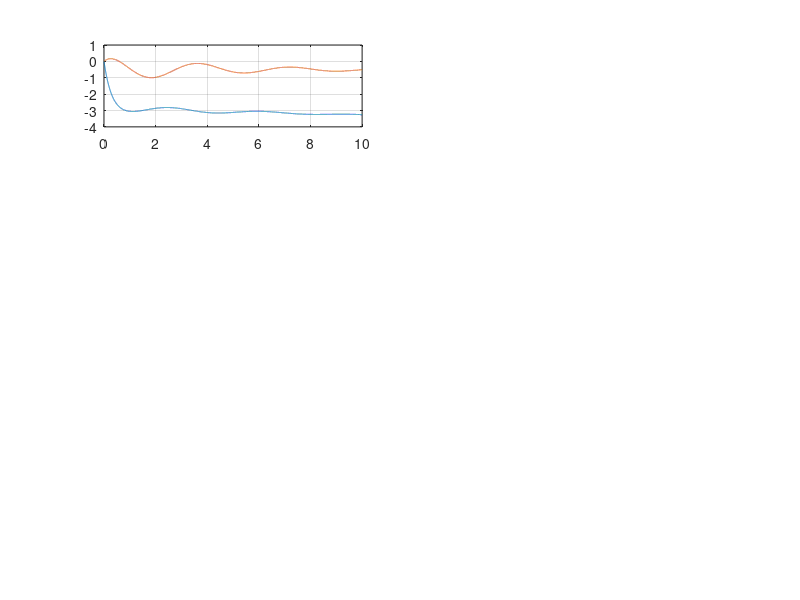
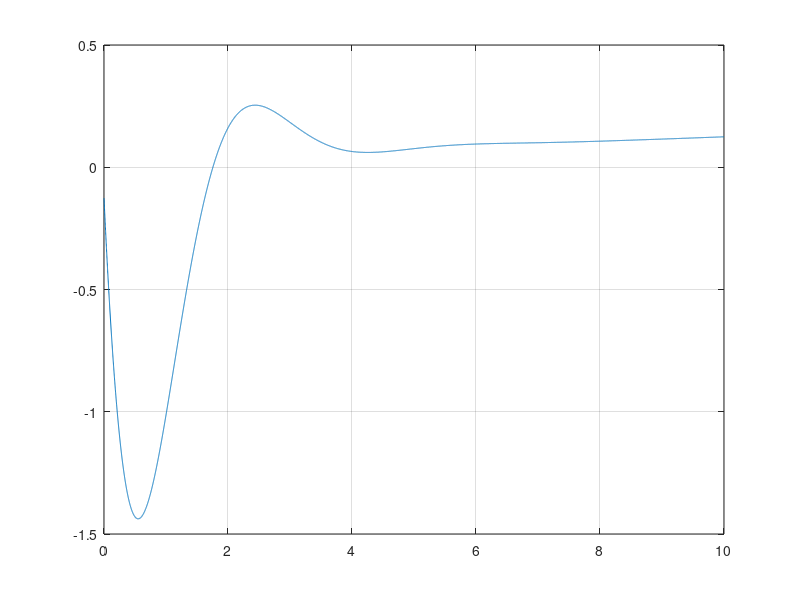

The MATLAB script that drew these images, in order:
% Citation 550 - Linear simulation

% xcg = 0.25*c

% Stationary flight condition

hp0    = 5030*0.3048;      	  % pressure altitude in the stationary flight condition [m]
V0     = 77;            % true airspeed in the stationary flight condition [m/sec]
alpha0 = 1.6;       	      % angle of attack in the stationary flight condition [rad]
th0    = alpha0;        % pitch angle in the stationary flight condition [rad]

% Aircraft mass
%m      = 6720 ;         	  % mass [kg] Nuestro
m      =  6689.13;         	  % mass [kg] Reference


% aerodynamic properties
e      = 0.8;            % Oswald factor [ ]
CD0    = 0.04;            % Zero lift drag coefficient [ ]
CLa    = 5.084;            % Slope of CL-alpha curve [ ]

% Longitudinal stability
Cma    = -0.5626;            % longitudinal stabilty [ ]
Cmde   = -1.1642;            % elevator effectiveness [ ]

% Aircraft geometry

S      = 30.00;	          % wing area [m^2]
Sh     = 0.2*S;           % stabiliser area [m^2]
Sh_S   = Sh/S;	          % [ ]
lh     = 0.71*5.968;      % tail length [m]
c      = 2.0569;	  % mean aerodynamic cord [m]
lh_c   = lh/c;	          % [ ]
b      = 15.911;	  % wing span [m]
bh     = 5.791;	          % stabilser span [m]
A_asym      = b^2/S;           % wing aspect ratio [ ]
Ah     = bh^2/Sh;         % stabilser aspect ratio [ ]
Vh_V   = 1;		  % [ ]
ih     = -2*pi/180;       % stabiliser angle of incidence [rad]

% Constant values concerning atmosphere and gravity

rho0   = 1.2250;          % air density at sea level [kg/m^3] 
lambda = -0.0065;         % temperature gradient in ISA [K/m]
Temp0  = 288.15;          % temperature at sea level in ISA [K]
R      = 287.05;          % specific gas constant [m^2/sec^2K]
g      = 9.81;            % [m/sec^2] (gravity constant)

rho    = rho0*((1+(lambda*hp0/Temp0)))^(-((g/(lambda*R))+1));   % [kg/m^3]  (air density)
W      = m*g;				                        % [N]       (aircraft weight)

% Constant values concerning aircraft inertia

muc    = m/(rho*S*c);
mub    = m/(rho*S*b);
KX2    = 0.019;
KZ2    = 0.042;
KXZ    = 0.002;
KY2    = 1.25*1.114;

% Aerodynamic constants

Cmac   = 0;                     % Moment coefficient about the aerodynamic centre [ ]
CNwa   = CLa;   		        % Wing normal force slope [ ]
CNha   = 2*pi*Ah/(Ah+2);        % Stabiliser normal force slope [ ]
depsda = 4/(A_asym+2);               % Downwash gradient [ ]

% Lift and drag coefficient

CL = 2*W/(rho*V0^2*S);               % Lift coefficient [ ]
CD = CD0 + (CLa*alpha0)^2/(pi*A_asym*e);  % Drag coefficient [ ]

% Stabiblity derivatives

CX0    = W*sin(th0)/(0.5*rho*V0^2*S);
CXu    = -0.02792;
CXa    = -0.47966;
CXadot = +0.08330;
CXq    = -0.28170;
CXde   = -0.03728;

CZ0    = -W*cos(th0)/(0.5*rho*V0^2*S);
CZu    = -0.37616;
CZa    = -5.74340;
CZadot = -0.00350;
CZq    = -5.66290;
CZde   = -0.69612;

Cmu    = +0.06990;
Cmadot = +0.17800;
Cmq    = -8.79415;

CYb    = -0.7500;
CYbdot =  0     ;
CYp    = -0.0304;
CYr    = +0.8495;
CYda   = -0.0400;
CYdr   = +0.2300;

Clb    = -0.10260;
Clp    = -0.71085;
Clr    = +0.23760;
Clda   = -0.23088;
Cldr   = +0.03440;

Cnb    =  +0.1348;
Cnbdot =   0     ;
Cnp    =  -0.0602;
Cnr    =  -0.2061;
Cnda   =  -0.0120;
Cndr   =  -0.0939;


%%% Symmetric

C1_sym = [-2*muc*c/(V0*V0), 0, 0, 0,;
      0, (CZadot - 2*muc)*c/V0, 0, 0;
      0, 0, -c/V0, 0;
      0, Cmadot*c/V0, 0, -2*muc*KY2*c*c/(V0*V0)];


C2_sym = [CXu/V0, CXa, CZ0, CXq*c/V0;
      CZu/V0, CZa, -CX0, (CZq + 2*muc)*c/V0;
      0,0,0,c/V0;
      Cmu/V0, Cma, 0, Cmq*c/V0];


C3_sym = [CXde;
      CZde;
      0;
      Cmde];

A_sym = -inv(C1_sym)*C2_sym;
B_sym = -inv(C1_sym)*C3_sym;

%%% Unsymmetric

C1_asym = [(CYbdot - 2*mub)*b/V0,0,0,0;
      0,-b/(2*V0),0,0;
      0,0,-2*mub*KX2*b*b/(V0*V0),2*mub*KXZ*b*b/(V0*V0);
      Cnbdot*b/V0,0,2*mub*KXZ*b*b/(V0*V0),-2*mub*KZ2*b*b/(V0*V0)];
  
  
C2_asym = [CYb, CL, CYp*b/(2*V0), (CYr - 4*mub)*b/(2*V0);
      0, 0, b/(2*V0), 0;
      Clb, 0, Clp*b/(2*V0), Clr*b/(2*V0);
      Cnb, 0, Cnp*b/(2*V0), Cnr*b/(2*V0)];
  
  
C3_asym = [CYda, CYdr;
       0,0;
       Clda, Cldr;
       Cnda, Cndr];
   
A_asym = -inv(C1_asym)*C2_asym;
B_asym = -inv(C1_asym)*C3_asym;

C = eye(4);
D = 0;

t = 0:0.001:10;
sys_asym = ss(A_asym,B_asym,C,D);
sys_sym = ss(A_sym,B_sym,C,D);
y_asym = impulse(sys_asym,t);
y_sym = impulse(sys_sym,t);

%Assymetric Flight
figure(1)
subplot(4,1,1)
plot(t,y_asym(:,1,1),t,y_asym(:,1,2))
grid()

subplot(4,2,1)
plot(t,y_asym(:,2,1),t,y_asym(:,2,2))
grid()

subplot(4,2,1)
plot(t,y_asym(:,2,1),t,y_asym(:,2,2))
grid()

%Symmetric Flight
figure(2)
plot(t,y_sym(:,2))
grid()

